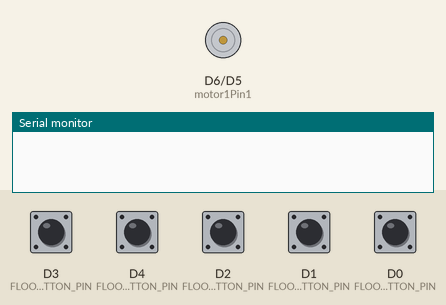
Simulated run of this sketch. Board: ESP8266 (NodeMCU). On the bench: motor-driver pin pairs drawn as motors (green arrow = first pin HIGH = forward, orange = second pin HIGH = backward, longer = more drive, scaled by the enable pin), the last lines printed to the serial monitor. The test bench sets the inputs (shaded band); at power-on: D0 (FLOOR_1_BUTTON_PIN), D1 (FLOOR_2_BUTTON_PIN), D2 (FLOOR_3_BUTTON_PIN), D3 (FLOOR_4_BUTTON_PIN), D4 (FLOOR_5_BUTTON_PIN) HIGH.

Above: at 1.2 s.
1.3 s: D3 (FLOOR_4_BUTTON_PIN) pulled LOW for 0.15 s
At 1.8 s:
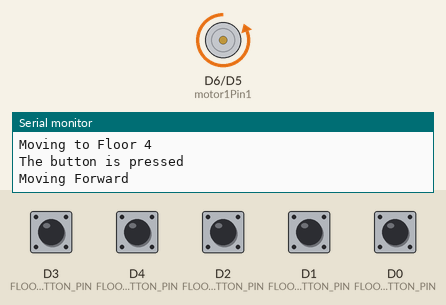
3.4 s: D2 (FLOOR_3_BUTTON_PIN) pulled LOW for 0.15 s
At 3.48 s:
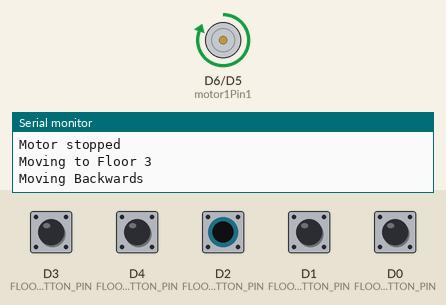
Timing chart, 0 to 6.4 s (numbered marks = the images above; inputs shaded):
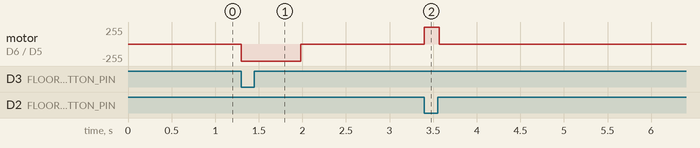

Measured:
- after the input at 1.3 s, motor on D6 (motor1Pin1) / D5 (motor1Pin2): stopped → backward 255/255 at once, → stopped 0.68 s later
- after the input at 3.4 s, motor on D6 (motor1Pin1) / D5 (motor1Pin2): stopped → forward 255/255 at once, → stopped 0.17 s later

The sketch:

elevator-with-push--button.ino
```cpp
#define FLOOR_1_BUTTON_PIN D0
#define FLOOR_2_BUTTON_PIN D1
#define FLOOR_3_BUTTON_PIN D2
#define FLOOR_4_BUTTON_PIN D3
#define FLOOR_5_BUTTON_PIN D4

int motor1Pin1 = 12;
int motor1Pin2 = 14;
int enable1Pin = 13;

// Setting minimum duty cycle
int dutyCycle = 60; //60

// int prev_button_state = LOW;  // The previous state from the input pin
// int button_state;     // The current reading from the input pin
// int prev_down_button_state = LOW;  // The previous state from the input pin
// int down_button_state;     // The current reading from the input pin

int prev_floor_1_button_state = LOW;
int floor_1_button_state;
int prev_floor_2_button_state = LOW;
int floor_2_button_state;
int prev_floor_3_button_state = LOW;
int floor_3_button_state;
int prev_floor_4_button_state = LOW;
int floor_4_button_state;
int prev_floor_5_button_state = LOW;
int floor_5_button_state;

int current_floor = 0;

void setup() {
  // Initialize the Serial to communicate with the Serial Monitor.
  // Serial.begin(9600);
  // Configure the ESP8266 pin as a pull-up input: HIGH when the button is open, LOW when pressed.
  // pinMode(UP_BUTTON_PIN, INPUT_PULLUP);
  // pinMode(DOWN_BUTTON_PIN, INPUT_PULLUP);

  pinMode(FLOOR_1_BUTTON_PIN, INPUT_PULLUP);
  pinMode(FLOOR_2_BUTTON_PIN, INPUT_PULLUP);
  pinMode(FLOOR_3_BUTTON_PIN, INPUT_PULLUP);
  pinMode(FLOOR_4_BUTTON_PIN, INPUT_PULLUP);
  pinMode(FLOOR_5_BUTTON_PIN, INPUT_PULLUP);


  pinMode(motor1Pin1, OUTPUT);
  pinMode(motor1Pin2, OUTPUT);
  pinMode(enable1Pin, OUTPUT);

  Serial.begin(115200);
}

void loop() {
  // read the state of the switch/button:
  // button_state = digitalRead(UP_BUTTON_PIN);
  // down_button_state = digitalRead(DOWN_BUTTON_PIN);
  floor_1_button_state = digitalRead(FLOOR_1_BUTTON_PIN);
  floor_2_button_state = digitalRead(FLOOR_2_BUTTON_PIN);
  floor_3_button_state = digitalRead(FLOOR_3_BUTTON_PIN);
  floor_4_button_state = digitalRead(FLOOR_4_BUTTON_PIN);
  floor_5_button_state = digitalRead(FLOOR_5_BUTTON_PIN);

  //Apply power to spin at maximum speed
  digitalWrite(enable1Pin, HIGH);

  // if (prev_button_state == HIGH && button_state == LOW){
  //   moveUpward();
  // } else if (prev_down_button_state == HIGH && down_button_state == LOW){
  //    moveDownward();
  // }else if (prev_button_state == LOW && button_state == HIGH)
  //   Serial.println("The button is released");
  if (prev_floor_1_button_state == HIGH && floor_1_button_state == LOW) {
    moveToFloor(1);
  } else if (prev_floor_2_button_state == HIGH && floor_2_button_state == LOW) {
    moveToFloor(2);
  } else if (prev_floor_3_button_state == HIGH && floor_3_button_state == LOW) {
    moveToFloor(3);
  } else if (prev_floor_4_button_state == HIGH && floor_4_button_state == LOW) {
    moveToFloor(4);
  } else if (prev_floor_5_button_state == HIGH && floor_5_button_state == LOW) {
    moveToFloor(5);
  }

  // save the the last state
  // prev_button_state = button_state;
  // prev_down_button_state = down_button_state;

  prev_floor_1_button_state = floor_1_button_state;
  prev_floor_2_button_state = floor_2_button_state;
  prev_floor_3_button_state = floor_3_button_state;
  prev_floor_4_button_state = floor_4_button_state;
  prev_floor_5_button_state = floor_5_button_state;
}

void moveToFloor(int floor) {
  // int current_floor = 0;
  Serial.print("Moving to Floor ");
  Serial.println(floor);

  // Move the elevator to the desired floor based on the logic you implement here
  if(floor > current_floor){
      //moving up
      moveUpward(floor - current_floor);
      current_floor = floor;
    }else if(floor < current_floor){
      //moving down
      moveDownward(current_floor - floor);
      current_floor = floor;
    }else{
      //do nothing
      Serial.println("The elevator is already at the desired floor.");
      current_floor = floor;
    }

  // For example:
  // switch (floor) {

    // case 1:
    //   // Move elevator to floor 1

    //   break;
    // case 2:
    //   // Move elevator to floor 2
    //   break;
    // case 3:
    //   // Move elevator to floor 3
    //   break;
    // case 4:
    //   // Move elevator to floor 4
    //   break;
    // case 5:
    //   // Move elevator to floor 5
    //   break;
    // default:
    //   // Invalid floor
    //   break;
  // }

  // You can implement the logic to move the elevator to the desired floor here
}

// void moveToFloor(int floor) {
//   Serial.print("Moving to Floor ");
//   Serial.println(floor);

//   // Assume current_floor represents the current floor of the elevator
//   int current_floor = 0; // Initialize with the ground floor

//   // Determine direction of movement
//   if (floor > current_floor) {
//     // Move the elevator up
//     for (int i = current_floor + 1; i <= floor; i++) {
//       moveUpward(); // Implement your moveUpward function here
//       delay(1000); // Adjust delay as needed, this is just an example
//       current_floor = i;
//       Serial.print("Current Floor: ");
//       Serial.println(current_floor);
//     }
//   } else if (floor < current_floor) {
//     // Move the elevator down
//     for (int i = current_floor - 1; i >= floor; i--) {
//       moveDownward(); // Implement your moveDownward function here
//       delay(1000); // Adjust delay as needed, this is just an example
//       current_floor = i;
//       Serial.print("Current Floor: ");
//       Serial.println(current_floor);
//     }
//   }

//   // Stop the elevator at the desired floor
//   stopAtFloor(floor);
// }

// void stopAtFloor(int floor) {
//   // Implement the logic to stop the elevator at the desired floor
//   // You can stop the motor and hold the elevator doors open for some time

//   Serial.println("Elevator reached the desired floor.");
//   // Stop the motor
//   digitalWrite(enable1Pin, LOW);

//   // Open the elevator doors (if applicable)
//   // Implement code to open the elevator doors

//   // Delay for some time to keep the doors open
//   delay(3000); // Adjust the delay as needed

//   // Close the elevator doors (if applicable)
//   // Implement code to close the elevator doors

//   // Resume normal operation or standby mode
// }

void moveUpward(int steps){
  Serial.println("The button is pressed");
    // Move the DC motor forward at maximum speed
    Serial.println("Moving Forward");
    digitalWrite(motor1Pin1, LOW);
    digitalWrite(motor1Pin2, HIGH);
    delay(170 * steps);

    // Stop the DC motor
    Serial.println("Motor stopped");
    digitalWrite(motor1Pin1, LOW);
    digitalWrite(motor1Pin2, LOW);
    delay(1000);
}

void moveDownward(int steps){
  // Move DC motor backwards at maximum speed
    Serial.println("Moving Backwards");
    digitalWrite(motor1Pin1, HIGH);
    digitalWrite(motor1Pin2, LOW);
    delay(170 * steps);

    // Stop the DC motor
    Serial.println("Motor stopped");
    digitalWrite(motor1Pin2, LOW);
    digitalWrite(motor1Pin1, LOW);
    delay(1000);
}
```
